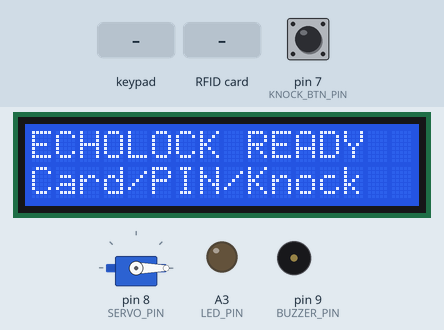
Simulated run of this sketch. Board: Arduino Uno, built with avr-gcc and run on an emulated ATmega328P. Shown: servo, 16×2 character LCD, output pins drawn as LEDs (lit = HIGH), buzzer (waves = sounding). Dashed ring = blinking. The test bench sets the inputs (shaded band); at power-on: pin 7 (KNOCK_BTN_PIN) HIGH. Pins used as bus, display or sensor lines are not drawn.

Above: at 2.8 s.
2.9 s: keypad keys 1 2 3 4 # pressed 0.4 s apart
At 5.7 s:
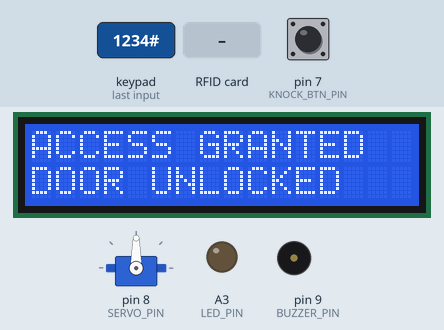
6.4 s: RFID card 5E 7A 19 C4 held to the reader
9.4 s: keypad keys 8 8 8 8 # pressed 0.4 s apart
At 12.5 s:
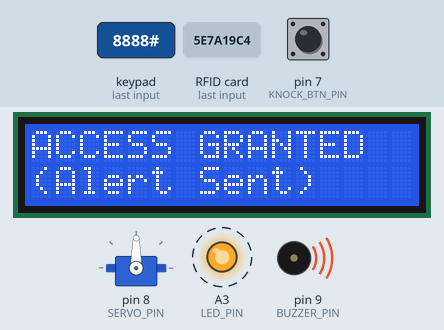
14.0 s: key '*' pressed
17.0 s: pin 7 (KNOCK_BTN_PIN) pulled LOW for 3.2 s
At 19.9 s:
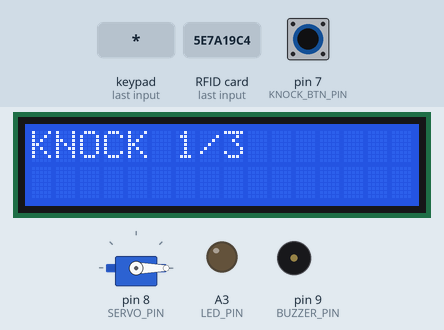
21.7 s: RFID card 01 02 03 04 held to the reader
At 32.5 s:
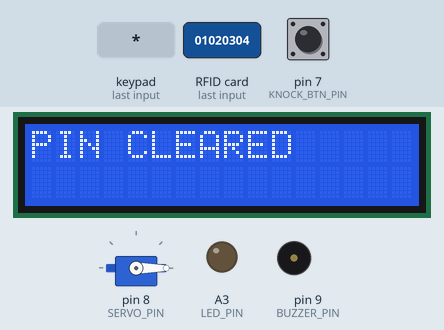
Timing chart, 0 to 33.6 s (numbered marks = the images above; inputs shaded):
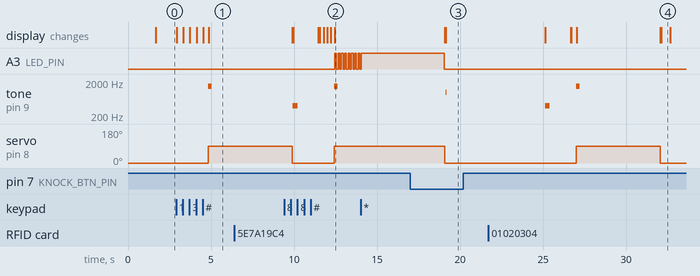

The sketch:

sketch.ino
```cpp
/*
 ==========================================================
   ECHOLOCK - ACCESSIBLE SMART LOCK (fixed)

   INDEPENDENT ACCESS METHODS (any ONE opens the lock):
     1. RFID card        -> unlock
     2. Normal PIN       -> unlock         (1234#)
     3. Distress PIN     -> unlock + alert (8888#)
     4. Knock pattern    -> unlock         (click, ~2s pause, click-click)

   RED LED = silent distress alert ONLY (stays off on normal unlock)
 ==========================================================
*/

#include <Arduino.h>
#include <SPI.h>
#include <MFRC522.h>
#include <Keypad.h>
#include <LiquidCrystal_I2C.h>
#include <Servo.h>

// ---------------- OBJECTS ----------------
LiquidCrystal_I2C display(0x27, 16, 2);
Servo lockServo;

// ---------------- PINS ----------------
#define RFID_SS_PIN    10
#define RFID_RST_PIN   5
#define KNOCK_BTN_PIN  7
#define SERVO_PIN      8
#define BUZZER_PIN     9
#define LED_PIN        A3

// ---------------- RFID ----------------
MFRC522 rfid(RFID_SS_PIN, RFID_RST_PIN);

const byte NUM_USERS = 3;
// These match Wokwi's built-in preset cards (Blue / Green / Yellow)
byte AUTHORIZED_UIDS[NUM_USERS][4] = {
  {0x01, 0x02, 0x03, 0x04},   // Blue card
  {0x11, 0x22, 0x33, 0x44},   // Green card
  {0x55, 0x66, 0x77, 0x88}    // Yellow card
};

// ---------------- KEYPAD ----------------
const byte ROWS = 4;
const byte COLS = 3;
char keys[ROWS][COLS] = {
  {'1', '2', '3'},
  {'4', '5', '6'},
  {'7', '8', '9'},
  {'*', '0', '#'}
};
byte rowPins[ROWS] = {2, 3, 4, 6};
byte colPins[COLS] = {A0, A1, A2};
Keypad keypad = Keypad(makeKeymap(keys), rowPins, colPins, ROWS, COLS);

const char NORMAL_PIN[]   = "1234";
const char DISTRESS_PIN[] = "8888";
String enteredPIN = "";
unsigned long lastKeyTime = 0;
const unsigned long PIN_IDLE_TIMEOUT = 10000;   // clear half-typed PIN after 10s

// ---------------- LOCK ----------------
const int LOCKED_ANGLE   = 0;
const int UNLOCKED_ANGLE = 90;
const unsigned long AUTO_LOCK_TIME = 5000;

// ---------------- SECURITY ----------------
int failedAttempts = 0;
const int MAX_FAILED_ATTEMPTS = 3;
const unsigned long LOCKOUT_TIME = 30000;
bool lockedOut = false;
unsigned long lockoutStart = 0;

// ---------------- KNOCK PATTERN ----------------
// click ... ~2000ms ... click ... ~300ms ... click
const unsigned long KNOCK_GAP_1 = 2000;
const unsigned long KNOCK_GAP_2 = 300;
const unsigned long KNOCK_TOL_1 = 500;    // gap 1 allowed: 1500-2500 ms
const unsigned long KNOCK_TOL_2 = 250;    // gap 2 allowed:   50-550 ms
const unsigned long KNOCK_DEBOUNCE = 150;
const unsigned long KNOCK_TIMEOUT  = 6000;

// ======================================================
// DISPLAY HELPERS
// ======================================================
void showMessage(const char *line1, const char *line2) {
  display.clear();
  display.setCursor(0, 0);
  display.print(line1);
  display.setCursor(0, 1);
  display.print(line2);
}

void showReady() {
  showMessage("ECHOLOCK READY", "Card/PIN/Knock");
}

// ======================================================
// RFID  -> 0 = no card, 1 = authorized, 2 = unauthorized
// ======================================================
int checkRFID() {
  if (!rfid.PICC_IsNewCardPresent()) return 0;
  if (!rfid.PICC_ReadCardSerial())   return 0;

  bool authorized = false;
  for (byte u = 0; u < NUM_USERS; u++) {
    bool match = true;
    for (byte i = 0; i < 4; i++) {
      if (rfid.uid.uidByte[i] != AUTHORIZED_UIDS[u][i]) {
        match = false;
        break;
      }
    }
    if (match) { authorized = true; break; }
  }

  rfid.PICC_HaltA();
  rfid.PCD_StopCrypto1();
  return authorized ? 1 : 2;
}

// ======================================================
// KEYPAD -> 0 = nothing yet, 1 = normal PIN,
//           2 = distress PIN, 3 = wrong PIN
// ======================================================
int checkKeypad() {
  // Clear a half-typed PIN if nobody finishes it
  if (enteredPIN.length() > 0 && millis() - lastKeyTime > PIN_IDLE_TIMEOUT) {
    enteredPIN = "";
    showReady();
  }

  char key = keypad.getKey();
  if (!key) return 0;

  lastKeyTime = millis();

  if (key == '#') {
    if (enteredPIN.length() == 0) return 0;   // ignore empty submit

    int result = 3;
    if (enteredPIN == NORMAL_PIN)        result = 1;
    else if (enteredPIN == DISTRESS_PIN) result = 2;

    enteredPIN = "";
    return result;
  }

  if (key == '*') {
    enteredPIN = "";
    showMessage("PIN CLEARED", "");
    delay(500);
    showReady();
    return 0;
  }

  // digit
  if (enteredPIN.length() < 8) enteredPIN += key;

  display.clear();
  display.setCursor(0, 0);
  display.print("ENTER PIN:");
  display.setCursor(0, 1);
  for (unsigned int i = 0; i < enteredPIN.length(); i++) display.print("*");

  return 0;
}

// ======================================================
// KNOCK PATTERN (called once the button is already pressed)
// ======================================================
bool checkKnockPattern() {
  unsigned long knockTimes[3];
  int knockCount = 0;
  unsigned long startTime = millis();
  unsigned long lastKnockTime = 0;

  showMessage("KNOCK MODE", "Keep knocking...");

  while (millis() - startTime < KNOCK_TIMEOUT) {
    if (digitalRead(KNOCK_BTN_PIN) == LOW) {
      unsigned long now = millis();

      if (now - lastKnockTime > KNOCK_DEBOUNCE) {
        knockTimes[knockCount] = now;
        knockCount++;
        lastKnockTime = now;
        tone(BUZZER_PIN, 1000, 60);

        display.clear();
        display.setCursor(0, 0);
        display.print("KNOCK ");
        display.print(knockCount);
        display.print("/3");

        if (knockCount == 3) {
          long gap1 = (long)(knockTimes[1] - knockTimes[0]);
          long gap2 = (long)(knockTimes[2] - knockTimes[1]);

          bool ok1 = abs(gap1 - (long)KNOCK_GAP_1) <= (long)KNOCK_TOL_1;
          bool ok2 = abs(gap2 - (long)KNOCK_GAP_2) <= (long)KNOCK_TOL_2;
          return ok1 && ok2;
        }
      }

      // wait for release so one long press isn't counted twice
      while (digitalRead(KNOCK_BTN_PIN) == LOW) delay(5);
    }
    delay(5);
  }
  return false;   // timed out before 3 knocks
}

// ======================================================
// UNLOCK / DENY
// ======================================================
void unlockDoor(bool distress) {
  failedAttempts = 0;

  lockServo.write(UNLOCKED_ANGLE);
  tone(BUZZER_PIN, 1500, 200);

  if (distress) {
    showMessage("ACCESS GRANTED", "(Alert Sent)");
    // flash, then hold the red LED on while the door is open
    for (int i = 0; i < 8; i++) {
      digitalWrite(LED_PIN, HIGH);
      delay(100);
      digitalWrite(LED_PIN, LOW);
      delay(100);
    }
    digitalWrite(LED_PIN, HIGH);
  } else {
    digitalWrite(LED_PIN, LOW);   // normal unlock: alert LED stays OFF
    showMessage("ACCESS GRANTED", "DOOR UNLOCKED");
  }

  delay(AUTO_LOCK_TIME);

  lockServo.write(LOCKED_ANGLE);
  digitalWrite(LED_PIN, LOW);
  showReady();
}

void accessDenied() {
  failedAttempts++;
  digitalWrite(LED_PIN, LOW);
  tone(BUZZER_PIN, 400, 300);

  if (failedAttempts >= MAX_FAILED_ATTEMPTS) {
    lockedOut = true;
    lockoutStart = millis();
    showMessage("TOO MANY FAILS", "LOCKED 30 SEC");
    return;
  }

  showMessage("ACCESS DENIED", "TRY AGAIN");
  delay(1500);
  showReady();
}

// ======================================================
// SETUP
// ======================================================
void setup() {
  Serial.begin(9600);

  SPI.begin();
  rfid.PCD_Init();

  pinMode(KNOCK_BTN_PIN, INPUT_PULLUP);
  pinMode(LED_PIN, OUTPUT);
  digitalWrite(LED_PIN, LOW);
  pinMode(BUZZER_PIN, OUTPUT);

  lockServo.attach(SERVO_PIN);
  lockServo.write(LOCKED_ANGLE);

  display.init();
  display.backlight();

  showMessage("ECHOLOCK", "SYSTEM READY");
  delay(1500);
  showReady();
}

// ======================================================
// MAIN LOOP
// ======================================================
void loop() {
  // ---- lockout: ignore everything until time is up ----
  if (lockedOut) {
    if (millis() - lockoutStart >= LOCKOUT_TIME) {
      lockedOut = false;
      failedAttempts = 0;
      showReady();
    } else {
      return;
    }
  }

  // ---- method 1: RFID ----
  int card = checkRFID();
  if (card == 1) {
    showMessage("CARD VERIFIED", "ACCESS GRANTED");
    delay(300);
    unlockDoor(false);
    return;
  }
  if (card == 2) {
    showMessage("UNKNOWN CARD", "");
    accessDenied();
    return;
  }

  // ---- methods 2 & 3: keypad ----
  int pin = checkKeypad();
  if (pin == 1) {
    showMessage("PIN VERIFIED", "ACCESS GRANTED");
    delay(300);
    unlockDoor(false);
    return;
  }
  if (pin == 2) {
    unlockDoor(true);        // silent distress unlock
    return;
  }
  if (pin == 3) {
    accessDenied();
    return;
  }

  // ---- method 4: knock pattern ----
  if (digitalRead(KNOCK_BTN_PIN) == LOW) {
    if (checkKnockPattern()) {
      showMessage("KNOCK VERIFIED", "ACCESS GRANTED");
      delay(300);
      unlockDoor(false);
    } else {
      accessDenied();        // wrong/incomplete knock now counts toward lockout
    }
  }
}
```

Measured:
- after the input at 2.9 s, tone on pin 9 (BUZZER_PIN): silent → 1500 Hz after 1.9 s, → silent 0.20 s later; servo on pin 8 (SERVO_PIN): 0° → 90° after 1.9 s; the display: first changes at once (image 1 shows a later state)
- after the input at 6.4 s, every drawn part: stays the same
- after the input at 9.4 s, A3 (LED_PIN): alternates HIGH for 0.10 s and LOW for 0.10 s, starting after 3.1 s; the display: first differs from a run without the input after 2.2 s (image 2 shows a later state)
- after the input at 17.0 s, tone on pin 9 (BUZZER_PIN): silent → 1000 Hz after 2.1 s, → silent 0.06 s later; the display: first differs from a run without the input after 2.1 s (image 3)
- after the input at 21.7 s, servo on pin 8 (SERVO_PIN): 0° → 90° after 5.3 s, → 0° 5.1 s later; the display: first differs from a run without the input after 5.0 s (image 4 shows a later state)
- what the display in image 4 shows lasts 0.6 s, from 32.1 s to 32.7 s
